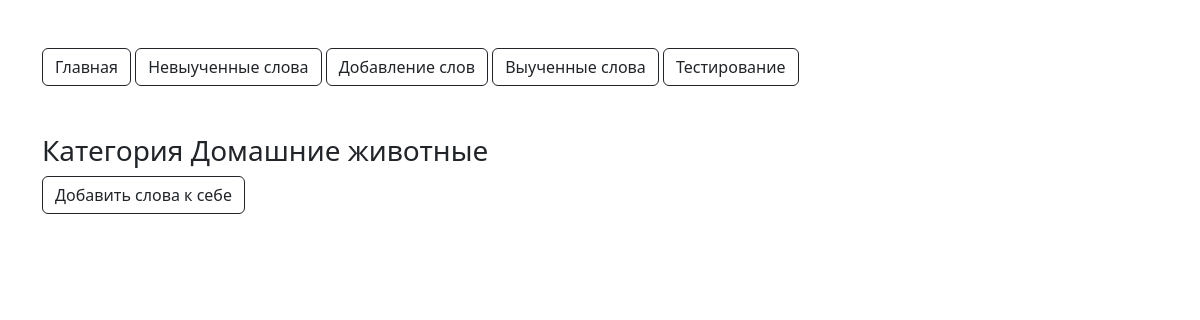
The page /pages/category.php?category=Домашние животные on the database as committed earlier.
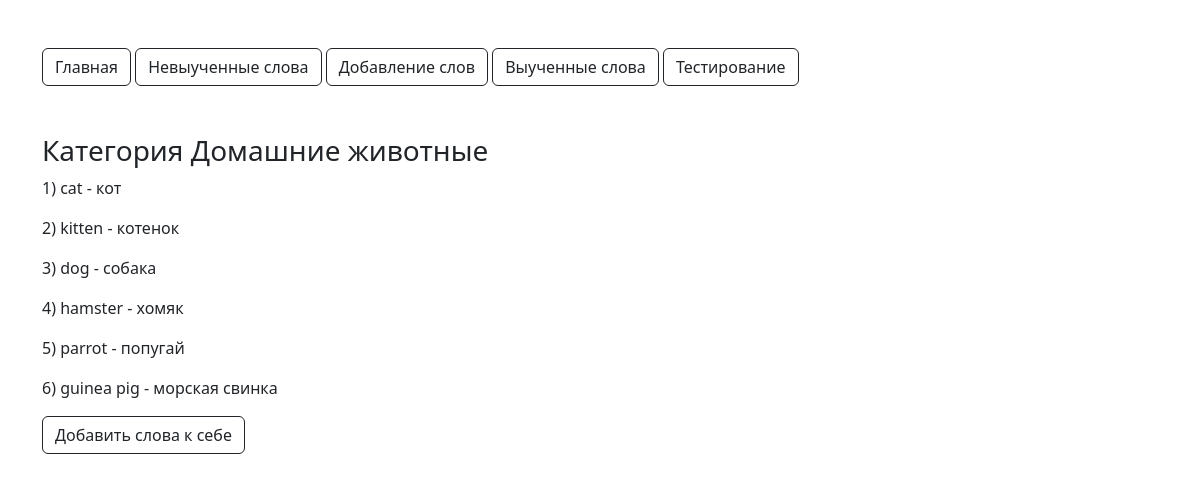
The same page on the database as committed later.
### tables this page shows
CREATE TABLE `categories_words` (
  `id` int NOT NULL,
  `category` varchar(40) NOT NULL,
  `word` text NOT NULL,
  `translate` text NOT NULL
);

### pages/category.php (the view, shortened to what this page needs)
<!doctype html>
<html lang="en">
<head>
</head>
<body>
    <?php
        require_once "../components/header.php";
    $category = $_GET['category'];
    $words = mysqli_fetch_all(mysqli_query($connect, "SELECT * FROM `categories_words` WHERE `category` = '$category'")); ?>
    <h3><?="Категория " . $category?></h3>
    <?php
       for ($i = 0; $i < count($words); $i++) { ?>
           <p><?= $i + 1 . ") " . $words[$i][2] . " -  " . $words[$i][3]?></p>
       <?php
       }
    ?>
    <form id="add-category-form">
        <button type="submit" class="btn btn-outline-dark mt-2, mb-2">Добавить слова к себе</button>
    </form>
</body>
</html>

### components/header.php (shortened to what this page needs)
<!doctype html>
<html lang="en">
<head>
    <link rel="stylesheet" href="https://cdn.jsdelivr.net/npm/bootstrap@5.2.3/dist/css/bootstrap.min.css">
</head>
<body>
<div class="container mt-5">
<header class="alert-secondary ">
    <div class="col">
            <a href="../index.php" class="btn btn-outline-dark" type="submit">Главная</a>
            <a  href="../pages/unlearned_words.php" class="btn btn-outline-dark" type="submit">Невыученные слова</a>
            <a href="../pages/add_word_form.php" class="btn btn-outline-dark" type="submit">Добавление слов</a>
            <a  href="../pages/learned_words.php" class="btn btn-outline-dark" type="submit">Выученные слова</a>
            <a href="../pages/test.php" class="btn btn-outline-dark" type="submit">Тестирование</a>
    </div>
    <br>
    <br>
</header>

Rows that differ between the two databases and show on the page:
added categories_words: word "сat", translate "кот"
added categories_words: word "kitten", translate "котенок"
added categories_words: word "dog", translate "собака"
added categories_words: word "hamster", translate "хомяк"
added categories_words: word "parrot", translate "попугай"
added categories_words: word "guinea pig", translate "морская свинка"
